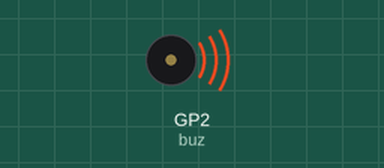
The program below on a simulated Raspberry Pi Pico running MicroPython. Shown: buzzer (waves = sounding). What the program prints to the serial console is not drawn. At 0.4 s the program stops and its outputs stay as they are.

Above: at 0.2 s.
Timing chart, 0 to 1.9 s (numbered marks = the images above):
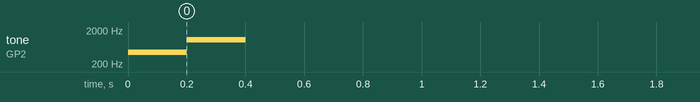

Measured:
- by itself, tone on GP2 (buz): silent → 440 Hz at 0.00 s, → 1046 Hz 0.20 s later, → silent 0.20 s later

The program:

buzzer.py
```python
from machine import Pin, PWM
import time


class Buzzer:
    def __init__(self, i_io):
        self._io_pwm = PWM(Pin(i_io, Pin.OUT))
        self.stop()
        self.set_volume(5)

    def start(self):
        self._io_pwm.duty_u16(self._volume)

    def stop(self):
        self._io_pwm.duty_u16(65535)

    def set_volume(self, i_volume):
        self._volume = int(((100-i_volume)*65535)/100)

    def set_freq(self, i_freq):
        self._io_pwm.freq(int(i_freq))


if __name__ == '__main__':
    print("debut")
    buz = Buzzer(2) #Alim avec 3.3v !!!!
    buz.set_freq(440)
    buz.start()
    time.sleep(0.2)
    buz.set_freq(1046)
    time.sleep(0.2)
    buz.stop()
    print("fin")
    
```
